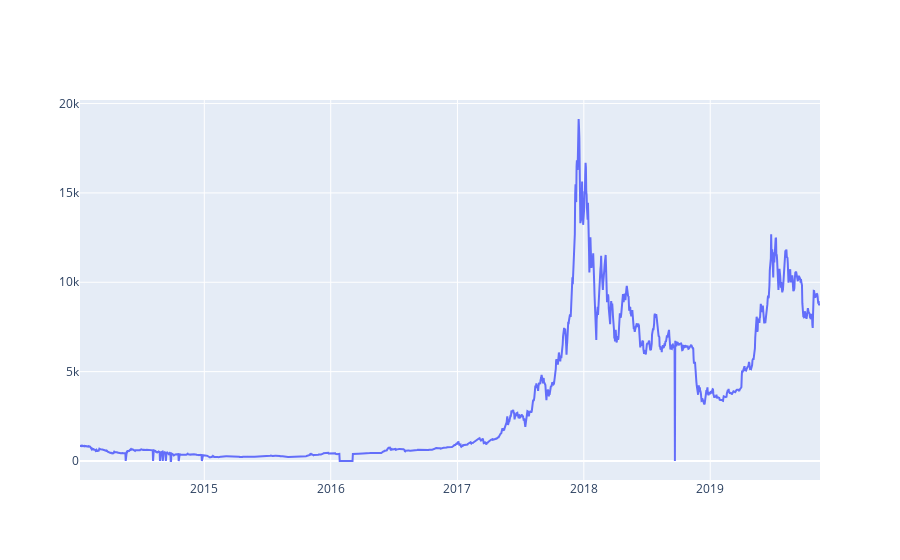

This figure's notebook cell:
### Code cell
# Chart the BTC pricing data
btc_trace = go.Scatter(x=btc_usd_price_kraken.index, y=btc_usd_price_kraken['Weighted Price'])
py.iplot([btc_trace])

### Figure 1 — Plotly figure (JSON) as saved in the notebook; plotly's stock layout.template omitted (floating-point values rounded to 4 significant figures; data arrays with more than 128 entries replaced by an {"elided": "..."} marker saying what was removed)
{"data": [{"type": "scatter", "x": {"elided": "2138 str values"}, "y": {"elided": "2138 float values"}}], "layout": {}}
